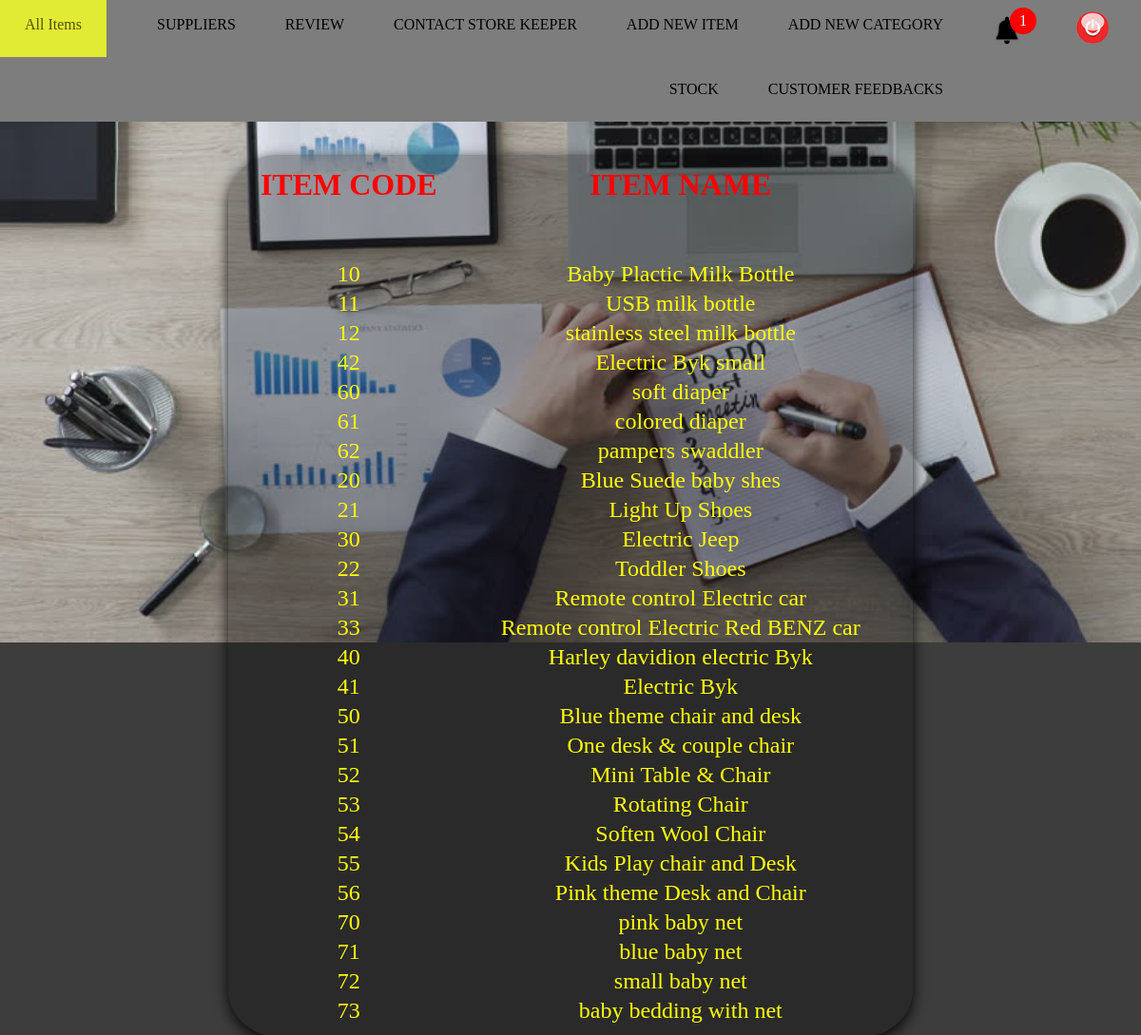
The app's page /manager/all_item_list.php (signed in) with its own data.
### tables this page shows
CREATE TABLE IF NOT EXISTS `items` (
  `num` int(10) NOT NULL AUTO_INCREMENT,
  `item_name` varchar(100) NOT NULL,
  `item_code` int(10) NOT NULL,
  `item_price` int(10) NOT NULL,
  `category` varchar(100) NOT NULL,
  `supplier_name` varchar(100) NOT NULL,
  `supplier_id` int(10) NOT NULL,
  `image_name` varchar(200) NOT NULL,
  `item_description` varchar(500) NOT NULL,
  PRIMARY KEY (`num`)
);

### manager/all_item_list.php (the view, shortened to what this page needs)
<?php require_once('connection.php'); ?>
<?php
	$items="SELECT * FROM items";
	$result=mysqli_query($con,$items);
?>
<html>
<head>
	<link rel="stylesheet" href="all_item_css.css" type="text/css">
</head>
<body bgcolor="#3d3d3d">
	<div class="container">
		<div class="nav">
				<ul class="link_list_for_others" style="z-index: 1">
					<li class="nav_li" style="float: left"><a class="active" href="Mhome.php"> All Items </a></li>
				 	<li class="nav_li" style="float: right">
				 		<a href="logout_session.php">
				 			<img class="logoutB" src="../images/logout.png">
				 		</a>
				 	</li>
				 	<li class="nav_li" id="dropdown1" style="float: right">
				 		<a>
				 			 <img class="notimage" src="../images/noti.png">
				 		</a>
				 				  <span id="notifi">
				 		  				1
						 		  </span>
				 	</li>
					<li class="nav_li"><a href="M_add_category.php"> ADD NEW CATEGORY </a></li>
					<li class="nav_li"><a href="add_item.php"> ADD NEW ITEM </a></li>
				 	<li class="nav_li"><a href="M_sk_contact.php"> CONTACT STORE KEEPER </a></li>
				 	<li class="nav_li" id="dropdown">
  					     <a> REVIEW </a>
				 	</li>
				 	<li class="nav_li"><a href="Msuppliers.php"> SUPPLIERS </a></li>
				 	<li class="nav_li"><a href="Mcusfeed.php"> CUSTOMER FEEDBACKS </a></li>
				 	<li class="nav_li"><a href="Mone_by_one_stock.php?id=100"> STOCK </a></li>
				</ul>
		</div>
			<div class="middle">
				<img src="../images/9.jpg" class="back_image">
				<div class="item_list_div">
				<table width="100%" align="center" border="0" name="item_table" class="item_table">
					<tr>
						<td align="center"><h1 class="column_name"> ITEM CODE </h1></td>
						<td align="center"><h1 class="column_name"> ITEM NAME </h1></td>
					</tr>
					<?php
						while($row=mysqli_fetch_assoc($result)){
					?>
					<tr>
						<td>
							<?php
								echo'<p class="itemname" align=center>'.$row['item_code'].'</p>';
							?>
						</td>
						<td>
							<?php
								echo'<p class="itemname" align=center>'.$row['item_name'].'</p>';
							?>
						</td>
					</tr>
					<?php
					}
					?>
				</table>
				</div>
			</div>
	</div>
</body>
</html>

### manager/all_item_css.css (style rules this page uses)
body { margin:0; padding:0; background-size:cover; background-position:center; }
.nav { position: fixed; width: 100%; z-index: 1; }
.link_list_for_others { list-style-type: none; background-color: #7d7d7d; margin-top: -8px; margin-bottom:2px; padding: 0; overflow: hidden; top:0; }
.nav_li a { display: block; color: black; text-align: center; padding: 25px 26px; text-decoration: none; }
.nav_li { float: right; }
.active { background-color: #ccff00; }
.notimage { margin-bottom: -11px; width: 30px; }
.LogoutB { margin-top: -5px; margin-bottom: -15px; width: 48px; }
#notifi { position: absolute; top: 8px; right: 110px; padding: 5px 10px; border-radius: 50%; background-color: red; color: white; }
.item_list_div { position: absolute; text-align: center; top: 15%; width: 60%; right: 20%; background:rgba(0,0,0,0.3); box-sizing:border-box; padding:10px; border-radius: 50px; box-shadow:0 5px 15px rgba(0,0,0,.9); }
.itemname { color: yellow; font-size: 24px; }
.column_name { color: red; }
.back_image { width: 100%; position: fixed; top: 0%; z-index: -1; }

### records on screen
items: item_code "10", item_name "Baby Plactic Milk Bottle"
items: item_code "11", item_name "USB milk bottle"
items: item_code "12", item_name "stainless steel milk bottle"
items: item_code "42", item_name "Electric Byk small"
items: item_code "60", item_name "soft diaper"
items: item_code "61", item_name "colored diaper"
items: item_code "62", item_name "pampers swaddler"
items: item_code "20", item_name "Blue Suede baby shes"
items: item_code "21", item_name "Light Up Shoes"
items: item_code "30", item_name "Electric Jeep"
items: item_code "22", item_name "Toddler Shoes"
items: item_code "31", item_name "Remote control Electric car"
items: item_code "33", item_name "Remote control Electric Red BENZ car"
items: item_code "40", item_name "Harley davidion electric Byk"
items: item_code "41", item_name "Electric Byk"
items: item_code "50", item_name "Blue theme chair and desk"
items: item_code "51", item_name "One desk & couple chair"
items: item_code "52", item_name "Mini Table & Chair"
items: item_code "53", item_name "Rotating Chair"
items: item_code "54", item_name "Soften Wool Chair"
items: item_code "55", item_name "Kids Play chair and Desk"
items: item_code "56", item_name "Pink theme Desk and Chair"
items: item_code "70", item_name "pink baby net"
items: item_code "71", item_name "blue baby net"
items: item_code "72", item_name "small baby net"
items: item_code "73", item_name "baby bedding with net"
